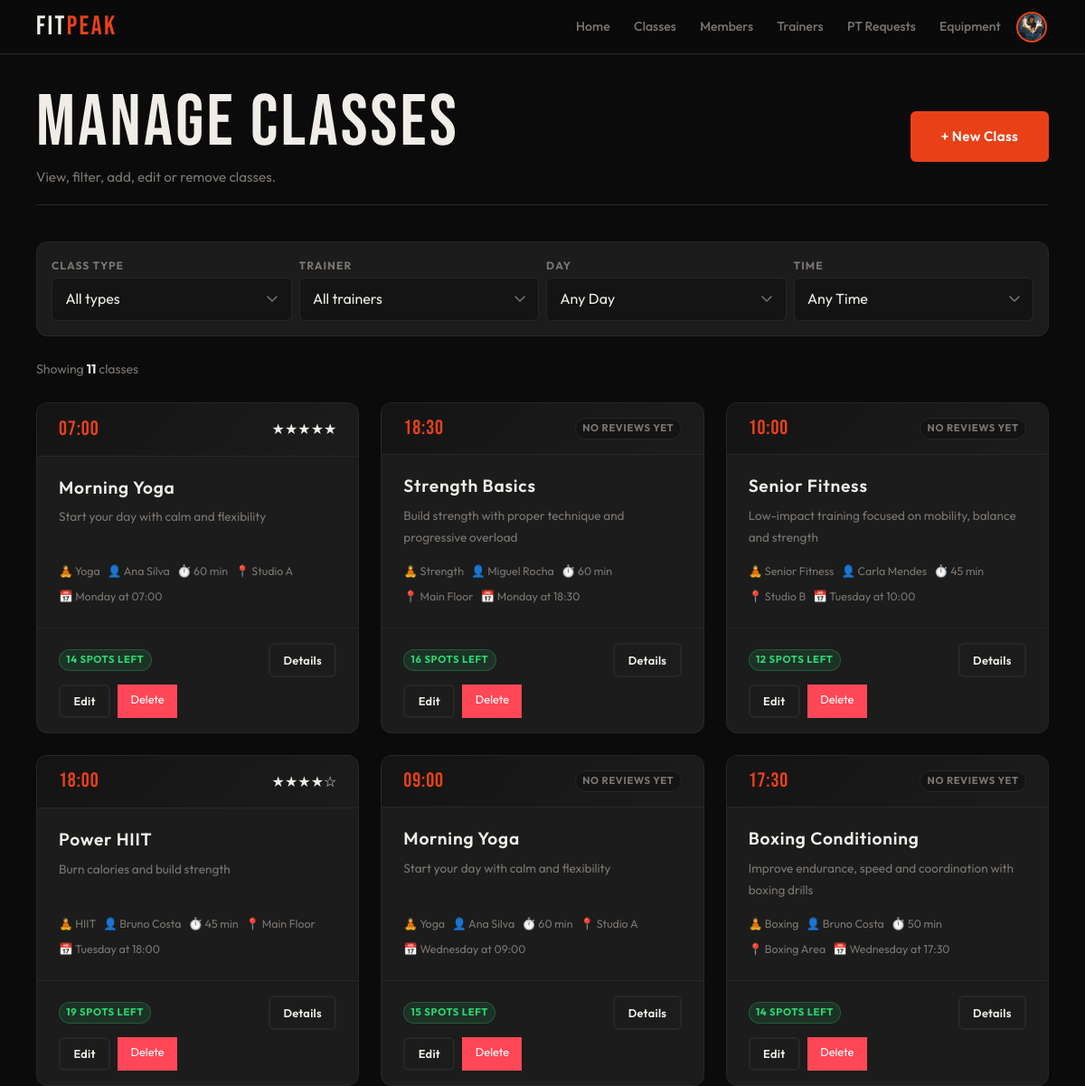
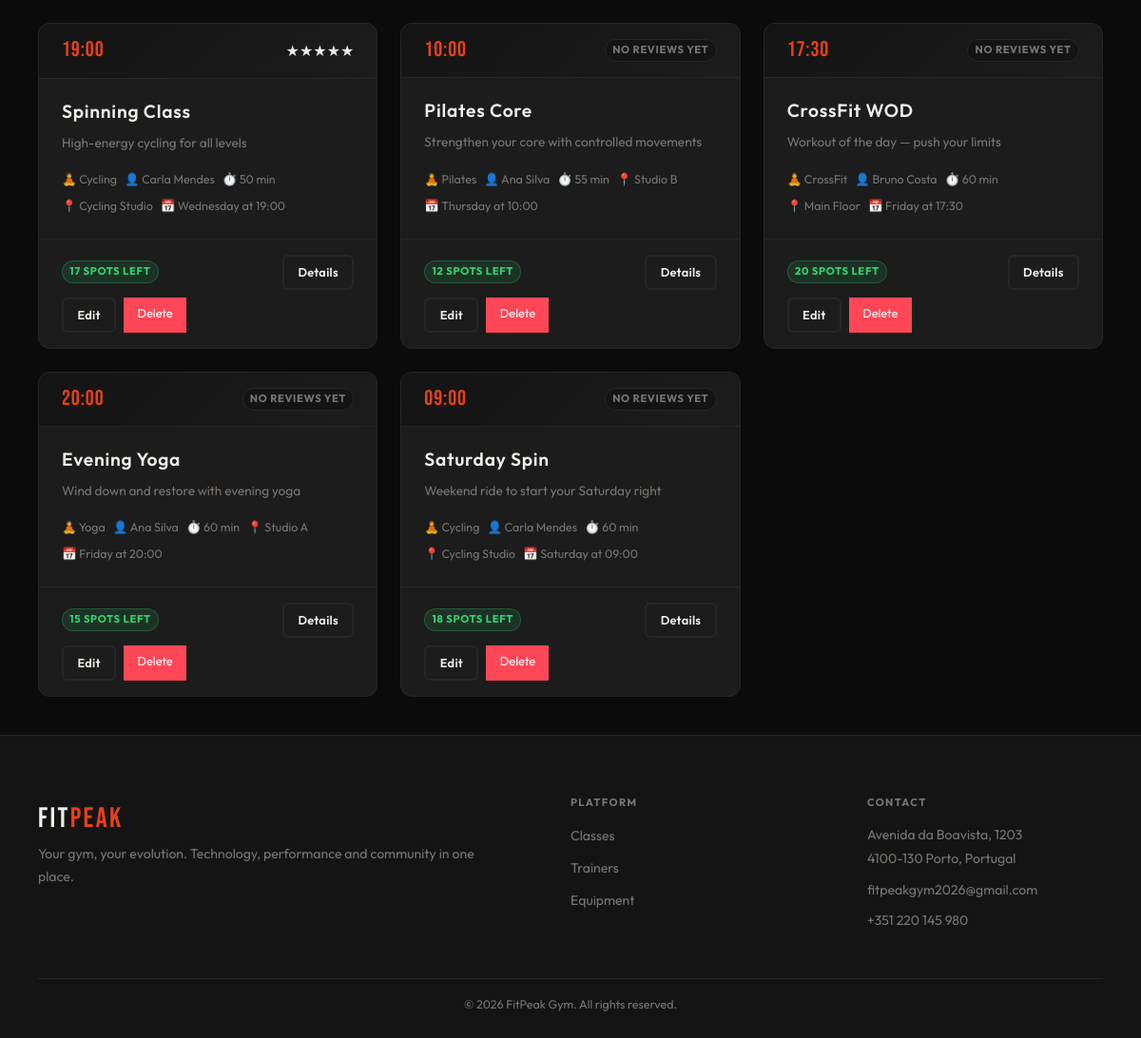
The page /admin/classes.php (signed in) on the database its author committed (2 pictures, top to bottom).
### tables this page shows
CREATE TABLE class_schedules (
    id INTEGER PRIMARY KEY AUTOINCREMENT,
    class_id INTEGER NOT NULL,
    trainer_id INTEGER,
    day_of_week TEXT NOT NULL,   -- Monday, Tuesday, etc.
    start_time TEXT NOT NULL,
    location TEXT NOT NULL DEFAULT 'Studio A',
    capacity INTEGER NOT NULL DEFAULT 20,
    duration_min INTEGER NOT NULL DEFAULT 60,
    FOREIGN KEY(class_id) REFERENCES classes(id) ON DELETE CASCADE,
    FOREIGN KEY(trainer_id) REFERENCES users(id) ON DELETE SET NULL
);

CREATE TABLE classes (
    id INTEGER PRIMARY KEY AUTOINCREMENT,
    name TEXT NOT NULL,
    description TEXT,
    class_type_id INTEGER NOT NULL,
    active INTEGER NOT NULL DEFAULT 1,
    FOREIGN KEY(class_type_id) REFERENCES class_types(id)
);

CREATE TABLE class_types (
    id INTEGER PRIMARY KEY AUTOINCREMENT,
    name TEXT UNIQUE NOT NULL,
    label TEXT NOT NULL,
    description TEXT,
    icon TEXT,
    active INTEGER NOT NULL DEFAULT 1
);

CREATE TABLE users (
    id INTEGER PRIMARY KEY AUTOINCREMENT,
    name TEXT NOT NULL,
    username TEXT UNIQUE NOT NULL,
    email TEXT UNIQUE NOT NULL,
    password TEXT NOT NULL,
    role TEXT NOT NULL DEFAULT 'member' CHECK(role IN ('member','trainer','admin')),
    is_admin INTEGER NOT NULL DEFAULT 0,
    photo TEXT DEFAULT NULL,
    active INTEGER NOT NULL DEFAULT 1,
    created_at DATETIME DEFAULT CURRENT_TIMESTAMP
);

### db/classes.php (called while the page is built, shortened)
<?php
function getAllClassSchedules($pdo, $filters = []) {
    $sql = "SELECT cs.id AS schedule_id, cs.day_of_week, cs.start_time, cs.location, cs.capacity, cs.duration_min, c.id AS class_id, c.name AS class_name, c.description AS class_description, ct.id AS class_type_id, ct.name AS class_type_name, ct.label AS class_type_label, u.id AS trainer_id, u.name AS trainer_name, (SELECT COUNT(*) FROM enrollments e JOIN class_sessions sess ON e.session_id = sess.id WHERE sess.schedule_id = cs.id AND e.status = 'enrolled') AS enrolled_count FROM class_schedules cs JOIN classes c ON cs.class_id = c.id JOIN class_types ct ON c.class_type_id = ct.id LEFT JOIN users u ON cs.trainer_id = u.id WHERE c.active = 1";
    $params = [];
    $sql .= " ORDER BY CASE cs.day_of_week WHEN 'Monday' THEN 1 WHEN 'Tuesday' THEN 2 WHEN 'Wednesday' THEN 3 WHEN 'Thursday' THEN 4 WHEN 'Friday' THEN 5 WHEN 'Saturday' THEN 6 WHEN 'Sunday' THEN 7 ELSE 8 END, cs.start_time";
    $stmt = $pdo->prepare($sql);
    $stmt->execute($params);
    return $stmt->fetchAll(PDO::FETCH_ASSOC);
}
function getClassScheduleRating($pdo, $scheduleId) {
    $sql = "
        SELECT
            ROUND(AVG(r.rating), 1) AS avg_rating,
            COUNT(r.id) AS review_count
        FROM reviews r
        JOIN class_sessions sess ON r.session_id = sess.id
        WHERE sess.schedule_id = ?
    ";
    $stmt = $pdo->prepare($sql);
    $stmt->execute([$scheduleId]);
    $result = $stmt->fetch(PDO::FETCH_ASSOC);
    return [
        'rating' => $result['avg_rating'] ?? 0,
        'count' => (int)($result['review_count'] ?? 0)
    ];
}

### template/classes.php (the view, shortened to what this page needs)
<?php
function output_class_schedule_list($schedules) {
    echo '<div class="class-grid">';
    foreach ($schedules as $schedule) {
        output_class_schedule_card($schedule);
    }
    echo '</div>';
}
function output_class_schedule_card($schedule) {
    $scheduleId = (int)$schedule['schedule_id'];
    $className = htmlspecialchars($schedule['class_name'], ENT_QUOTES, 'UTF-8');
    $trainerName = htmlspecialchars($schedule['trainer_name'] ?? 'TBD', ENT_QUOTES, 'UTF-8');
    $day = htmlspecialchars($schedule['day_of_week'], ENT_QUOTES, 'UTF-8');
    $startTime = htmlspecialchars($schedule['start_time'], ENT_QUOTES, 'UTF-8');
    $location = htmlspecialchars($schedule['location'], ENT_QUOTES, 'UTF-8');
    $duration = (int)$schedule['duration_min'];
    $capacity = (int)$schedule['capacity'];
    $enrolled = (int)($schedule['enrolled_count'] ?? 0);
    $freeSpots = max(0, $capacity - $enrolled);
    $typeLabel = htmlspecialchars($schedule['class_type_label'] ?? ucfirst($schedule['class_type_name']), ENT_QUOTES, 'UTF-8');
    $description = trim($schedule['class_description'] ?? '');
    $shortDescription = htmlspecialchars(substr($description, 0, 100), ENT_QUOTES, 'UTF-8') . (strlen($description) > 100 ? '…' : '');
    $ratingData = getClassScheduleRating($GLOBALS['pdo'], $scheduleId);
    $avgRating = $ratingData['rating'];
    $reviewCount = $ratingData['count'];
    if ($freeSpots <= 0) {
        $fillClass = 'danger';
    } elseif ($freeSpots <= ceil($capacity * 0.2)) {
        $fillClass = 'warning';
    } else {
        $fillClass = 'success';
    }
    $allowedAreas = ['member', 'trainer', 'admin'];
    $activeRole = $_SESSION['active_role'] ?? '';
    $showDetailsLink = in_array($activeRole, $allowedAreas, true);
    ?>
    <article class="class-card" data-schedule-id="<?= $scheduleId ?>">
        <div class="class-head">
            <div class="class-time-big"><?= $startTime ?></div>
            <div class="class-ratings">
                <?php if ($reviewCount > 0): ?>
                    <div class="stars">
                        <?php
                        $fullStars = floor($avgRating);
                        $halfStar = ($avgRating - $fullStars) >= 0.5;
                        for ($i = 1; $i <= 5; $i++) {
                            if ($i <= $fullStars) {
                                echo '★';
                            } elseif ($halfStar && $i == $fullStars + 1) {
                                echo '½';
                            } else {
                                echo '☆';
                            }
                        }
                        ?>
                    </div>
                <?php else: ?>
                    <span class="badge badge-muted">No reviews yet</span>
                <?php endif; ?>
            </div>
        </div>
        <div class="class-body">
            <h3 class="class-name"><?= $className ?></h3>
            <p><?= $shortDescription ?></p>
            <ul class="class-meta">
                <li>🧘 <?= $typeLabel ?></li>
                <li>👤 <?= $trainerName ?></li>
                <li>⏱️ <?= $duration ?> min</li>
                <li>📍 <?= $location ?></li>
                <li>📅 <?= $day ?> at <?= $startTime ?></li>
            </ul>
        </div>
        <div class="class-foot">
            <div class="cap-wrap">
                <span class="badge badge-<?= htmlspecialchars($fillClass, ENT_QUOTES, 'UTF-8') ?>">
                    <?= $freeSpots ?> spots left
                </span>
            </div>
            <?php if ($showDetailsLink): ?>
                <a
                    href="/<?= htmlspecialchars($activeRole, ENT_QUOTES, 'UTF-8') ?>/class_details.php?id=<?= $scheduleId ?>"
                    class="secondary-button btn-sm"
                >
                    Details
                </a>
            <?php endif; ?>
            <?php if (isset($_SESSION['active_role']) && $_SESSION['active_role'] === 'admin'): ?>
                <div class="admin-actions">
                    <a href="edit_class.php?id=<?= $scheduleId ?>" class="secondary-button btn-sm">
                        Edit
                    </a>
                    <a
                        href="delete_class.php?id=<?= $scheduleId ?>"
                        class="delete-btn btn-sm delete-class-link"
                    >
                        Delete
                    </a>
                </div>
            <?php endif; ?>
        </div>
    </article>
    <?php
}
    ?>

### rows shown on the page
class_schedules: start_time "07:00", class.name "Morning Yoga", class.description "Start your day with calm and flexibility", class_types.label "Yoga", trainer.name "Ana Silva", duration_min "60", location "Studio A", day_of_week "Monday", freeSpots "14"
class_schedules: start_time "18:30", shows "NO REVIEWS YET", class.name "Strength Basics", class.description "Build strength with proper technique and progressive overload", class_types.label "Strength", trainer.name "Miguel Rocha", duration_min "60", location "Main Floor", day_of_week "Monday", capacity "16"
class_schedules: start_time "10:00", shows "NO REVIEWS YET", class.name "Senior Fitness", class.description "Low-impact training focused on mobility, balance and strength", class_types.label "Senior Fitness", trainer.name "Carla Mendes", duration_min "45", location "Studio B", day_of_week "Tuesday", capacity "12"
class_schedules: start_time "18:00", class.name "Power HIIT", class.description "Burn calories and build strength", class_types.label "HIIT", trainer.name "Bruno Costa", duration_min "45", location "Main Floor", day_of_week "Tuesday", freeSpots "19"
class_schedules: start_time "09:00", shows "NO REVIEWS YET", class.name "Morning Yoga", class.description "Start your day with calm and flexibility", class_types.label "Yoga", trainer.name "Ana Silva", duration_min "60", location "Studio A", day_of_week "Wednesday", capacity "15"
class_schedules: start_time "17:30", shows "NO REVIEWS YET", class.name "Boxing Conditioning", class.description "Improve endurance, speed and coordination with boxing drills", class_types.label "Boxing", trainer.name "Bruno Costa", duration_min "50", location "Boxing Area", day_of_week "Wednesday", capacity "14"
class_schedules: start_time "19:00", class.name "Spinning Class", class.description "High-energy cycling for all levels", class_types.label "Cycling", trainer.name "Carla Mendes", duration_min "50", location "Cycling Studio", day_of_week "Wednesday", freeSpots "17"
class_schedules: start_time "10:00", shows "NO REVIEWS YET", class.name "Pilates Core", class.description "Strengthen your core with controlled movements", class_types.label "Pilates", trainer.name "Ana Silva", duration_min "55", location "Studio B", day_of_week "Thursday", capacity "12"
class_schedules: start_time "17:30", shows "NO REVIEWS YET", class.name "CrossFit WOD", class.description "Workout of the day — push your limits", class_types.label "CrossFit", trainer.name "Bruno Costa", duration_min "60", location "Main Floor", day_of_week "Friday", capacity "20"
class_schedules: start_time "20:00", shows "NO REVIEWS YET", class.name "Evening Yoga", class.description "Wind down and restore with evening yoga", class_types.label "Yoga", trainer.name "Ana Silva", duration_min "60", location "Studio A", day_of_week "Friday", capacity "15"
class_schedules: start_time "09:00", shows "NO REVIEWS YET", class.name "Saturday Spin", class.description "Weekend ride to start your Saturday right", class_types.label "Cycling", trainer.name "Carla Mendes", duration_min "60", location "Cycling Studio", day_of_week "Saturday", capacity "18"

### other values the page prints
count($schedules) "11"
